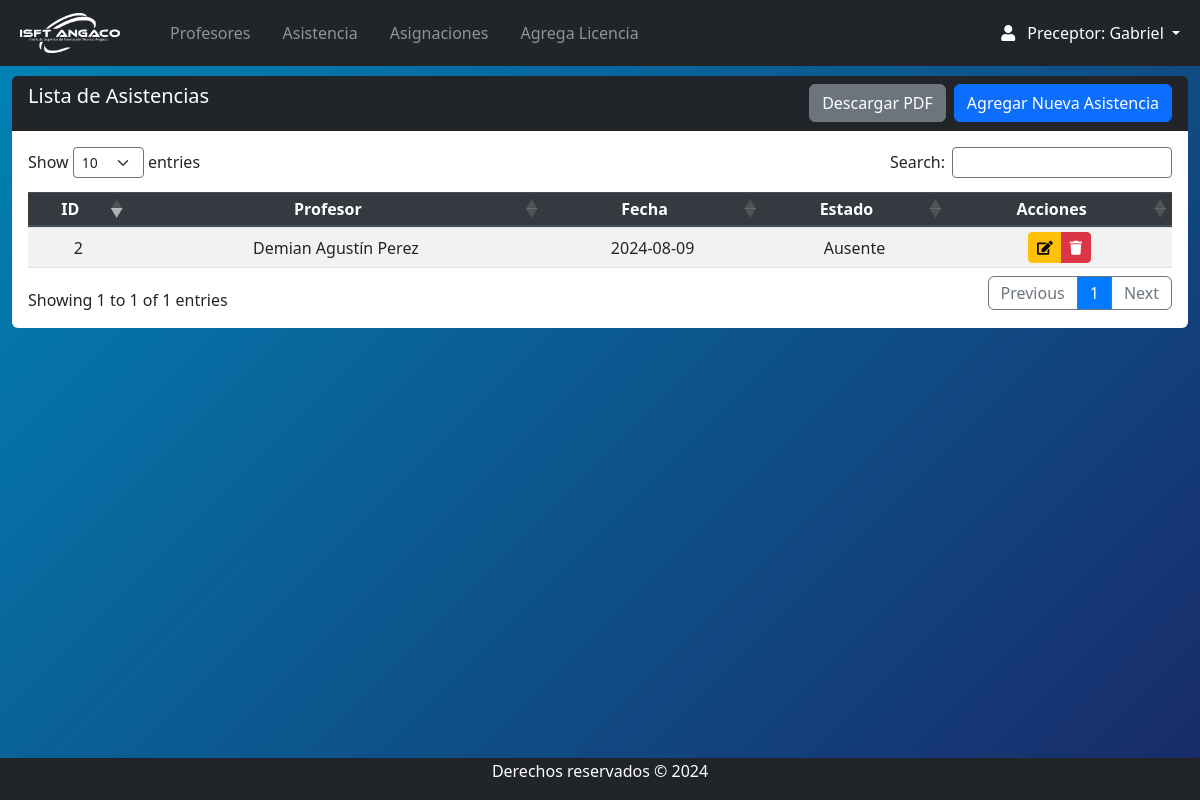
/Views/preceptor/asistencia_index.php (signed in), run on an earlier commit of the app's database.
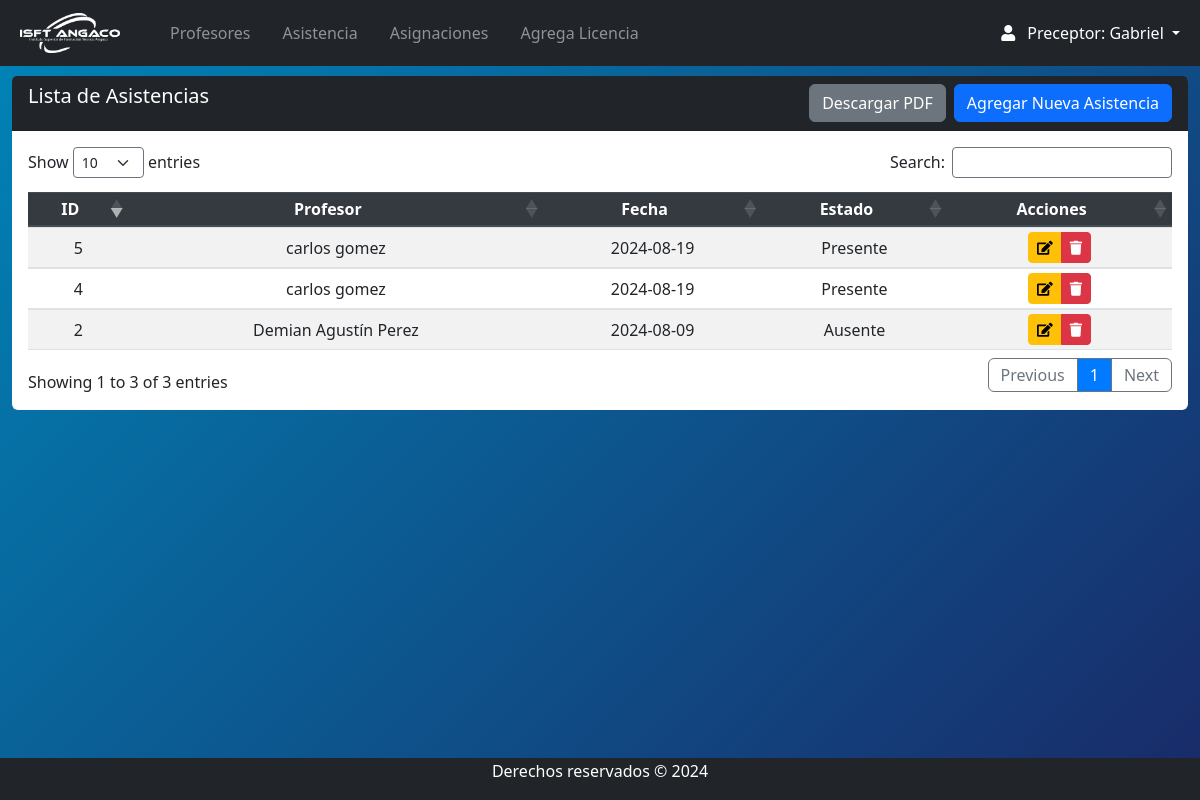
And on a later commit of the database.
### tables this page shows
CREATE TABLE `asistencia` (
  `id` int(11) NOT NULL,
  `profesor_id` int(11) NOT NULL,
  `fecha` date NOT NULL,
  `estado` enum('Presente','Ausente','Tarde','Justificada') NOT NULL,
  `etapa` enum('Activo','Inactivo') DEFAULT 'Activo'
);

CREATE TABLE `usuarios` (
  `id_usuario` int(11) NOT NULL,
  `nombre` varchar(255) NOT NULL,
  `apellido` varchar(255) NOT NULL,
  `dni` varchar(20) NOT NULL,
  `celular` varchar(20) DEFAULT NULL,
  `correo` varchar(255) NOT NULL,
  `password` varchar(255) DEFAULT NULL,
  `direccion` text DEFAULT NULL,
  `foto` varchar(255) DEFAULT NULL,
  `cv` varchar(255) DEFAULT NULL,
  `fechadeingreso` date NOT NULL,
  `fechadebaja` date DEFAULT NULL,
  `etapa` enum('Activo','Inactivo') NOT NULL DEFAULT 'Activo',
  `id_rol` int(11) DEFAULT NULL
);

### Views/preceptor/asistencia_index.php (the view, shortened to what this page needs)
<?php
require 'navbar.php';
include('../../conn/connection.php');
try {
    $sql = "SELECT a.id, u.nombre AS nombre_profesor, u.apellido AS apellido_profesor, a.fecha, a.estado
            FROM asistencia a
            INNER JOIN usuarios u ON a.profesor_id = u.id_usuario
            ORDER BY a.fecha DESC";
    $stmt = $db->query($sql);
} catch (Exception $e) {
    echo 'Error: ' . $e->getMessage();
    exit;
}
?>
<section class="content mt-3">
    <div class="row m-auto">
        <div class="col-sm">
            <div class="card rounded-2 border-0">
                <div class="card-header bg-dark text-white pb-0">
                    <h5 class="d-inline-block">Lista de Asistencias</h5>
                    <a class="btn btn-primary float-right mb-2" href="asistencia_crea.php">Agregar Nueva Asistencia</a>
                    <a class="btn btn-secondary float-right mb-2 mr-2" href="asistencia_pdf.php">Descargar PDF</a>
                </div>
                <div class="card-body table-responsive">
                    <table id="example" class="table table-striped table-sm" style="width:100%">
                        <thead class="thead-dark">
                            <tr>
                                <th>ID</th>
                                <th>Profesor</th>
                                <th>Fecha</th>
                                <th>Estado</th>
                                <th>Acciones</th>
                            </tr>
                        </thead>
                        <tbody>
<?php
        while ($row = $stmt->fetch(PDO::FETCH_ASSOC)) {
            echo '<tr>';
            echo '<td>' . htmlspecialchars($row['id']) . '</td>';
            echo '<td>' . htmlspecialchars($row['nombre_profesor']) . ' ' . htmlspecialchars($row['apellido_profesor']) . '</td>';
            echo '<td>' . htmlspecialchars($row['fecha']) . '</td>';
            echo '<td>' . htmlspecialchars($row['estado']) . '</td>';
            echo '<td>
                    <div class="btn-group">
                    <a href="asistencia_edit.php?id=' . htmlspecialchars($row['id']) . '" class="btn btn-warning btn-sm"><i class="fas fa-edit"></i></a>
                    <a href="asistencia_borra.php?id=' . htmlspecialchars($row['id']) . '" class="btn btn-danger btn-sm" onclick="return confirm(\'¿Estás seguro de que deseas eliminar este registro?\')"><i class="fas fa-trash"></i></a>
                    </div>
                  </td>';
            echo '</tr>';
        }
?>
                        </tbody>
                    </table>
                </div>
            </div>
        </div>
    </div>
</section>
<?php require 'footer.php'; ?>

What changed in the data, as far as the page shows it:
added asistencia: id "4", profesor.nombre "carlos", profesor.apellido "gomez", fecha "2024-08-19", estado "Presente"
added asistencia: id "5", profesor.nombre "carlos", profesor.apellido "gomez", fecha "2024-08-19", estado "Presente"
Also different on the page:
text written by a page script: "Show entries Search: Showing 1 to 1 of 1 entries Previous 1 Next" → "Show entries Search: Showing 1 to 3 of 3 entries Previous 1 Next"
